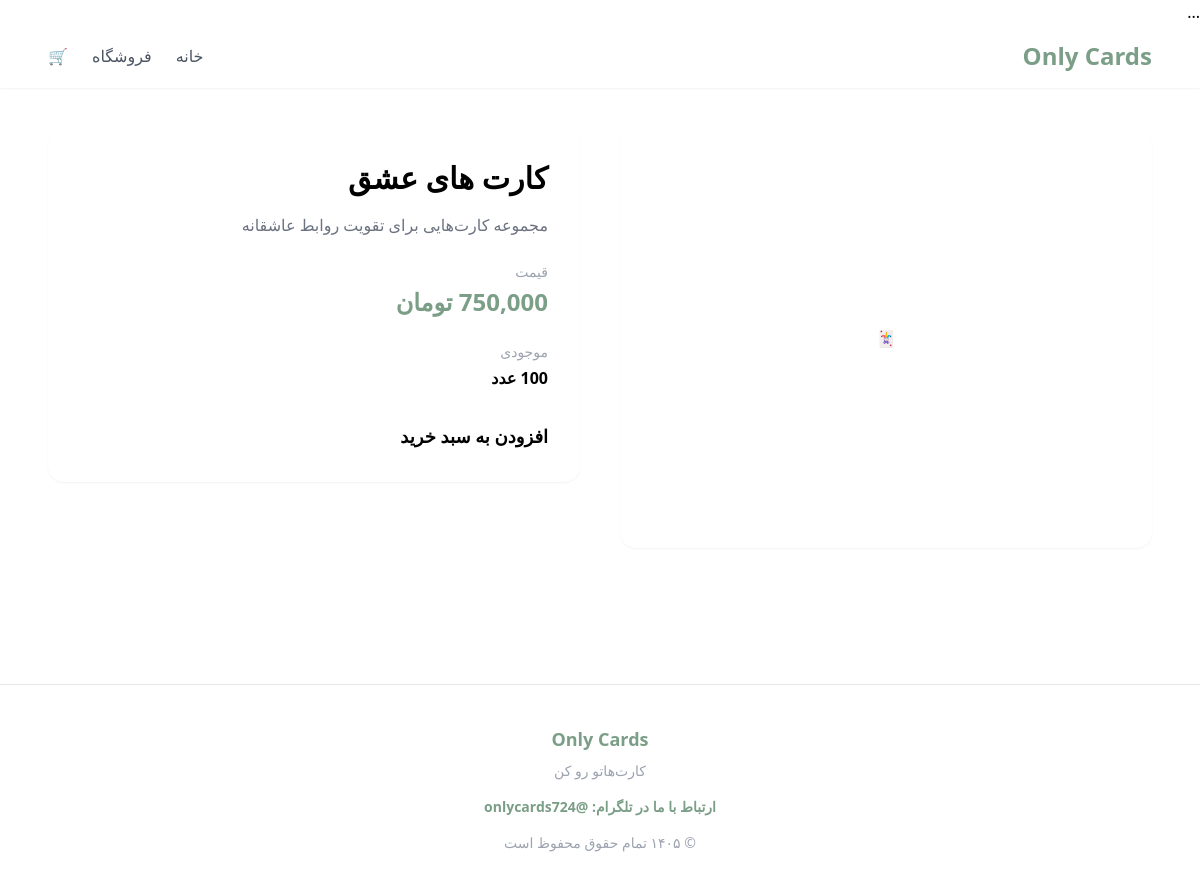
The app's page /product/2, older data.
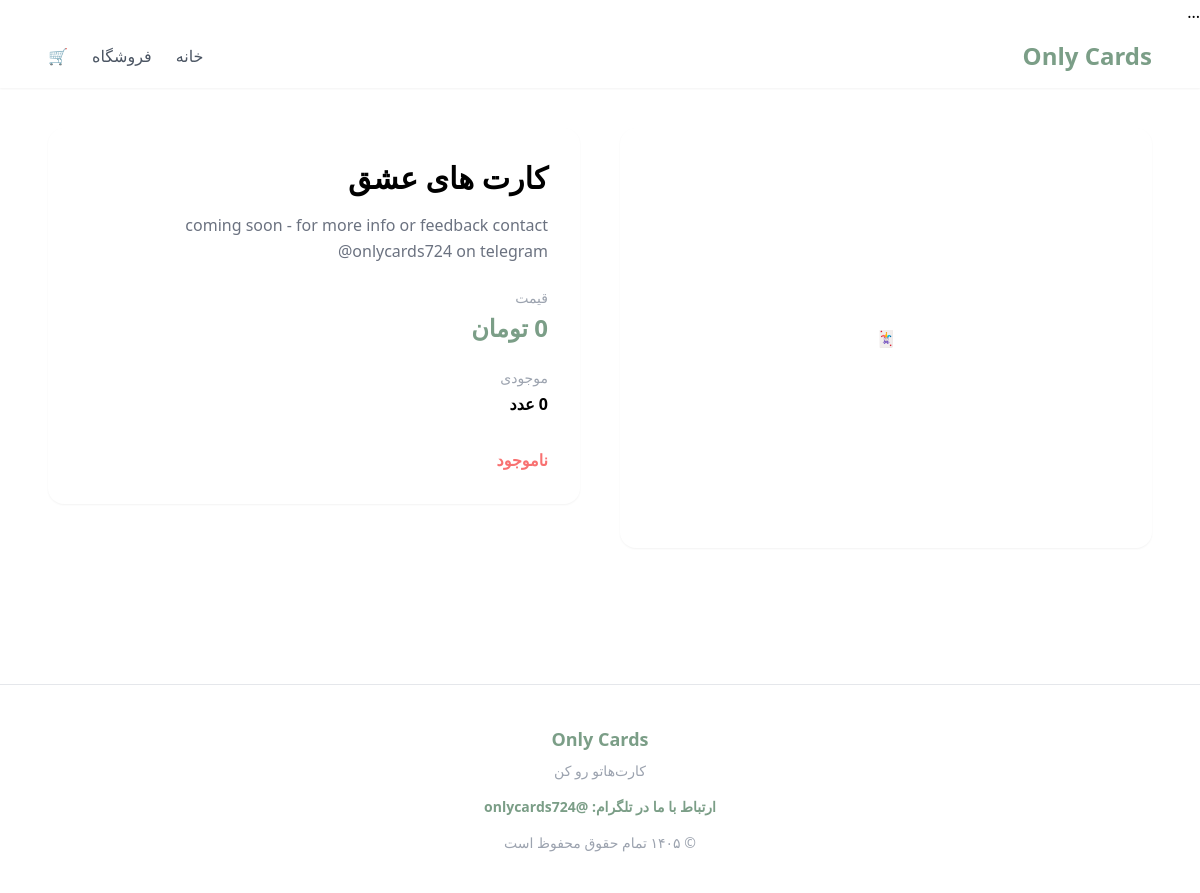
The same page, newer data.
### app.py (models this page shows)
class Product(db.Model):
    id = db.Column(db.Integer, primary_key=True)
    name = db.Column(db.String(200), nullable=False)
    description = db.Column(db.Text, nullable=False)
    price = db.Column(db.Float, nullable=False)
    stock = db.Column(db.Integer, nullable=False)
    image = db.Column(db.Text, nullable=False, default='')

### app.py (the view)
@app.route('/product/<int:id>')
def product(id):
    product = Product.query.get_or_404(id)
    return render_template('product.html', product=product)

### app.py (called while the page is built)
def split_product_images(image_text):
    if not image_text:
        return []
    return [image.strip() for image in image_text.split('||') if image.strip()]

@app.context_processor
def image_helpers():
    return dict(
        split_product_images=split_product_images,
        get_product_preview_image=get_product_preview_image
    )

### templates/product.html (shortened to what this page needs)
{% extends 'base.html' %}
{% block content %}
<div class="grid grid-cols-1 md:grid-cols-2 gap-10 items-start">
    <div>
        {% set product_images = split_product_images(product.image) %}
        {% if product_images %}
            {% set main_image = product_images[0] %}
            {% set main_image_url = url_for('static', filename=main_image if '/' in main_image else 'images/' ~ main_image) %}
            <div class="bg-white rounded-2xl min-h-[420px] flex items-center justify-center shadow-sm overflow-hidden p-4 mb-4">
            </div>
        {% endif %}
    </div>
    <div class="bg-white rounded-2xl p-8 shadow-sm">
        <h1 class="text-3xl font-bold mb-4">{{ product.name }}</h1>
        <p class="text-gray-500 leading-relaxed mb-6">
            {{ product.description }}
        </p>
        <div class="mb-6">
            <p class="text-sm text-gray-400 mb-1">قیمت</p>
            <p class="text-2xl font-bold text-[#7B9E87]">
                {{ "{:,}".format(product.price|int) }} تومان
            </p>
        </div>
        <div class="mb-8">
            <p class="text-sm text-gray-400 mb-1">موجودی</p>
            <p class="font-semibold">
                {{ product.stock }} عدد
            </p>
        </div>
        {% if product.stock > 0 %}
            <a href="/add-to-cart/{{ product.id }}" class="btn-primary inline-block text-lg font-semibold">
                افزودن به سبد خرید
            </a>
        {% else %}
            <p class="text-red-400 font-semibold">ناموجود</p>
        {% endif %}
    </div>
</div>
{% endblock %}

### templates/base.html (shortened to what this page needs)
<!DOCTYPE html>
<html lang="fa" dir="rtl">
<head>
    <script src="https://cdn.tailwindcss.com"></script>
</head>
<body>
    <nav class="bg-white shadow-sm sticky top-0 z-50">
        <div class="max-w-6xl mx-auto px-6 py-4 flex items-center justify-between">
            <a href="/" class="text-2xl font-bold text-[#7B9E87]">Only Cards</a>
            <div class="flex items-center gap-6">
                <a href="/" class="text-gray-600 hover:text-[#7B9E87] transition">خانه</a>
                <a href="/shop" class="text-gray-600 hover:text-[#7B9E87] transition">فروشگاه</a>
                <a href="/cart" class="relative text-gray-600 hover:text-[#7B9E87] transition">
                    🛒
                </a>
            </div>
        </div>
    </nav>
    <main class="max-w-6xl mx-auto px-6 py-10">
        {% block content %}{% endblock %}
    </main>
    <footer class="bg-white border-t mt-20 py-10 text-center text-gray-400 text-sm">
    <p class="text-[#7B9E87] font-semibold text-lg mb-2">Only Cards</p>
    <p>کارت‌هاتو رو کن</p>
    <a href="https://t.me/onlycards724"
       target="_blank"
       rel="noopener noreferrer"
       class="inline-block mt-4 text-[#7B9E87] hover:text-[#6a8d76] font-semibold transition">
        ارتباط با ما در تلگرام: @onlycards724
    </a>
    <p class="mt-4">© ۱۴۰۵ تمام حقوق محفوظ است</p>
</footer>
</body>
</html>

Row changes from the older to the newer data that the page shows:
changed Product "کارت های عشق": description "مجموعه کارت‌هایی برای تقویت روابط عاشقانه" → "coming soon - for more info or feedback contact @onlycards724 on telegram"; stock 100 → 0 (drawn); price "750,000" → (not shown)
Text that changed along with them:
text no longer shown: "افزودن به سبد خرید"
text now shown: "ناموجود"
